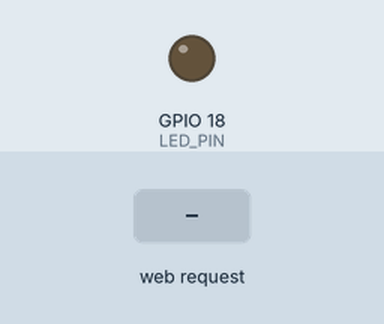
A sketch run on a simulated ESP32. On the bench: output pins drawn as LEDs (lit = HIGH). The inputs (shaded band) are chosen by the test bench. WiFi joins after 1.5 s; servers stay silent unless stated; what the sketch prints to the serial monitor is not drawn.

Above: at 2.7 s.
2.8 s: HTTP request GET /on received
At 3.8 s:
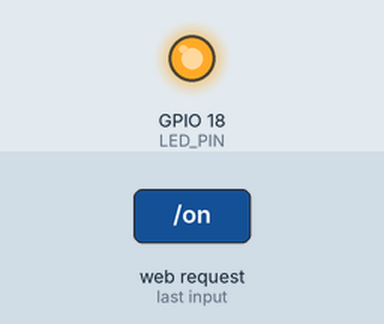
4.3 s: HTTP request GET /off received
At 5.0 s:
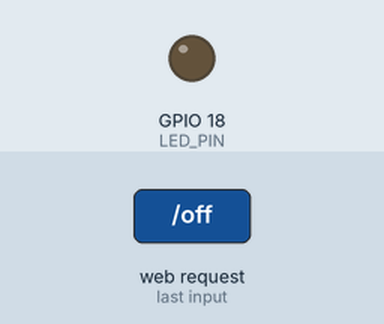
Timing chart, 0 to 7.3 s (numbered marks = the images above; inputs shaded):
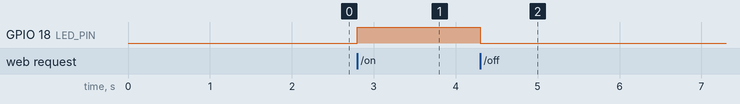

The sketch:

day_51_control_led_from_web_page.ino
```cpp
// Day 51: Control an LED from a local ESP32 web page.
// LED GPIO 18 -> 220-330 ohm resistor -> LED anode; cathode -> GND.
#include <WiFi.h>
#include <WebServer.h>
const char *SSID = "YOUR_WIFI_NAME";
const char *PASSWORD = "YOUR_WIFI_PASSWORD";
const int LED_PIN = 18;
WebServer server(80);
void showPage() {
  String html = "<!doctype html><html><meta name='viewport' content='width=device-width,initial-scale=1'>"
    "<h1>ESP32 LED Control</h1><p>LED is ";
  html += digitalRead(LED_PIN) ? "ON" : "OFF";
  html += "</p><a href='/on'><button>Turn ON</button></a> "
          "<a href='/off'><button>Turn OFF</button></a></html>";
  server.send(200, "text/html", html);
}
void setup() {
  Serial.begin(115200);
  pinMode(LED_PIN, OUTPUT); digitalWrite(LED_PIN, LOW);
  WiFi.begin(SSID, PASSWORD);
  unsigned long start = millis();
  while (WiFi.status() != WL_CONNECTED && millis() - start < 20000) delay(300);
  if (WiFi.status() != WL_CONNECTED) { Serial.println("WiFi failed"); return; }
  server.on("/", HTTP_GET, showPage);
  server.on("/on", HTTP_GET, [](){ digitalWrite(LED_PIN, HIGH); showPage(); });
  server.on("/off", HTTP_GET, [](){ digitalWrite(LED_PIN, LOW); showPage(); });
  server.begin();
  Serial.print("Open http://"); Serial.println(WiFi.localIP());
}
void loop() { server.handleClient(); }
```

Measured:
- after the input at 2.8 s, GPIO 18 (LED_PIN): LOW → HIGH at once
- after the input at 4.3 s, GPIO 18 (LED_PIN): HIGH → LOW at once
